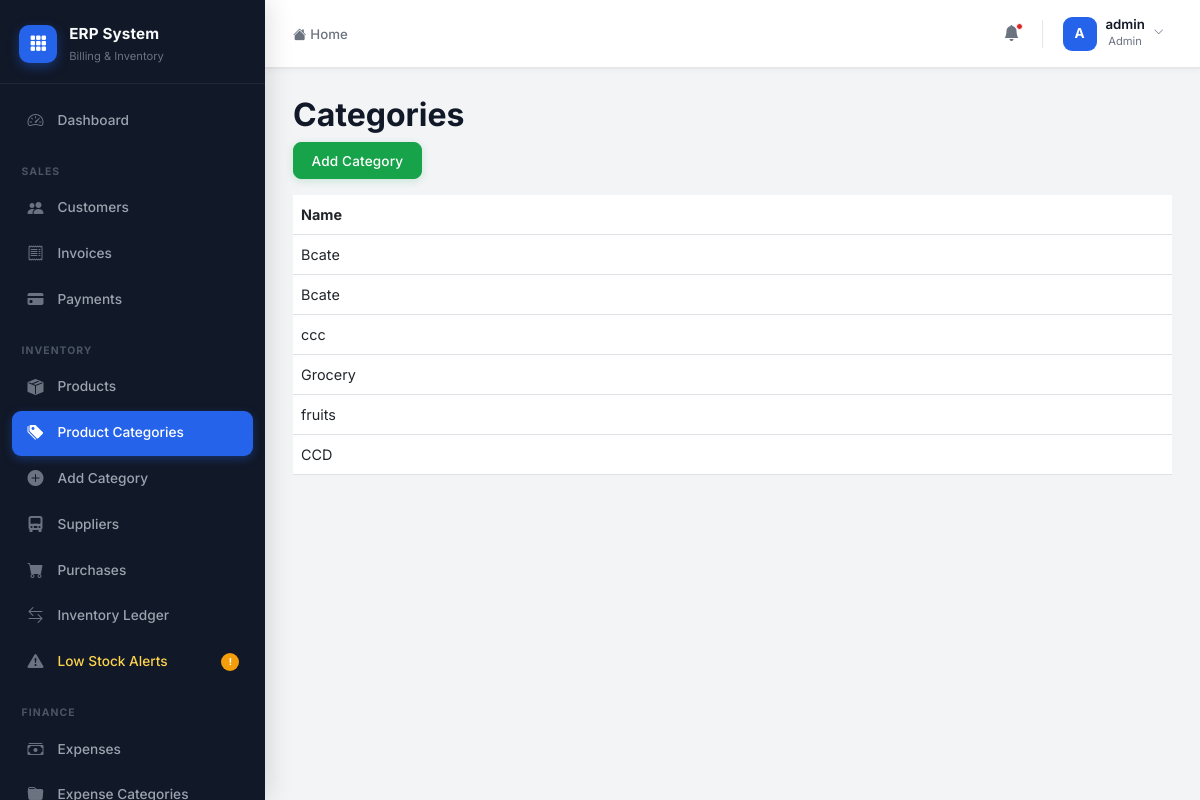
Page /products/categories/ (signed in) on the committed database.
### accounts/models.py (models this page shows)
class CustomUser(AbstractUser):
    ROLE_CHOICES = (
        ('admin', 'Admin'),
        ('staff', 'Staff'),
        ('accountant', 'Accountant'),
    )
    role = models.CharField(max_length=20, choices=ROLE_CHOICES, default='staff')
    phone = models.CharField(max_length=15, blank=True, null=True)

### products/models.py (models this page shows, shortened)
class Category(models.Model):
    name = models.CharField(max_length=100)

### products/views.py (the view)
# urls.py: path('categories/', category_list, name='category_list'),
@login_required
def category_list(request):
    categories = Category.objects.all()
    return render(request, 'products/category_list.html', {
        'categories': categories
    })

### templates/products/category_list.html
{% extends 'layouts/admin_base.html' %}
{% block admin_content %}
<h2>Categories</h2>
<a href="{% url 'add_category' %}" class="btn btn-success mb-3">
    Add Category
</a>
<table class="table">
    <tr>
        <th>Name</th>
    </tr>
    {% for cat in categories %}
    <tr>
        <td>{{ cat.name }}</td>
    </tr>
    {% endfor %}
</table>
{% endblock %}

### templates/layouts/admin_base.html (shortened to what this page needs)
{% extends 'base.html' %}
{% block content %}
<div class="erp-shell">
    <aside class="erp-sidebar" id="erpSidebar">
        <div class="sidebar-logo">
            <div class="logo-icon">
                <i class="bi bi-grid-3x3-gap-fill"></i>
            </div>
            <div class="logo-text">
                <span class="logo-name">ERP System</span>
                <span class="logo-sub">Billing & Inventory</span>
            </div>
        </div>
        <nav class="sidebar-nav" id="sidebarNav">
            <a href="{% url 'admin_dashboard' %}"
               class="nav-item {% if request.resolver_match.url_name == 'admin_dashboard' %}active{% endif %}">
                <span class="nav-icon"><i class="bi bi-speedometer2"></i></span>
                <span class="nav-label">Dashboard</span>
            </a>
            <div class="nav-section-label">Sales</div>
            <a href="{% url 'customer_list' %}"
               class="nav-item {% if 'customer' in request.resolver_match.url_name %}active{% endif %}">
                <span class="nav-icon"><i class="bi bi-people-fill"></i></span>
                <span class="nav-label">Customers</span>
            </a>
            <a href="{% url 'invoice_list' %}"
               class="nav-item {% if 'invoice' in request.resolver_match.url_name %}active{% endif %}">
                <span class="nav-icon"><i class="bi bi-receipt"></i></span>
                <span class="nav-label">Invoices</span>
            </a>
            {% if request.user.role == 'admin' or request.user.role == 'accountant' %}
            <a href="{% url 'payment_list' %}"
               class="nav-item {% if 'payment' in request.resolver_match.url_name %}active{% endif %}">
                <span class="nav-icon"><i class="bi bi-credit-card-fill"></i></span>
                <span class="nav-label">Payments</span>
            </a>
            {% endif %}
            <div class="nav-section-label">Inventory</div>
            <a href="{% url 'product_list' %}"
               class="nav-item {% if request.resolver_match.url_name == 'product_list' %}active{% endif %}">
                <span class="nav-icon"><i class="bi bi-box-seam-fill"></i></span>
                <span class="nav-label">Products</span>
            </a>
            {% if request.user.role == 'admin' %}
            <a href="{% url 'category_list' %}"
               class="nav-item {% if 'category' in request.resolver_match.url_name %}active{% endif %}">
                <span class="nav-icon"><i class="bi bi-tags-fill"></i></span>
                <span class="nav-label">Product Categories</span>
            </a>
            <a href="{% url 'add_category' %}"
               class="nav-item {% if request.resolver_match.url_name == 'add_category' %}active{% endif %}">
                <span class="nav-icon"><i class="bi bi-plus-circle-fill"></i></span>
                <span class="nav-label">Add Category</span>
            </a>
            <a href="{% url 'supplier_list' %}"
               class="nav-item {% if 'supplier' in request.resolver_match.url_name %}active{% endif %}">
                <span class="nav-icon"><i class="bi bi-truck-front-fill"></i></span>
                <span class="nav-label">Suppliers</span>
            </a>
            <a href="{% url 'purchase_list' %}"
               class="nav-item {% if 'purchase' in request.resolver_match.url_name %}active{% endif %}">
                <span class="nav-icon"><i class="bi bi-cart-fill"></i></span>
                <span class="nav-label">Purchases</span>
            </a>
            {% endif %}
            <a href="{% url 'stock_movement_list' %}"
               class="nav-item {% if 'stock' in request.resolver_match.url_name %}active{% endif %}">
                <span class="nav-icon"><i class="bi bi-arrow-left-right"></i></span>
                <span class="nav-label">Inventory Ledger</span>
            </a>
            <a href="{% url 'product_list' %}" class="nav-item nav-warning">
                <span class="nav-icon"><i class="bi bi-exclamation-triangle-fill"></i></span>
                <span class="nav-label">Low Stock Alerts</span>
                <span class="nav-badge">!</span>
            </a>
            {% if request.user.role == 'admin' or request.user.role == 'accountant' %}
            <div class="nav-section-label">Finance</div>
            <a href="{% url 'expense_list' %}"
               class="nav-item {% if 'expense' in request.resolver_match.url_name %}active{% endif %}">
                <span class="nav-icon"><i class="bi bi-cash-stack"></i></span>
                <span class="nav-label">Expenses</span>
            </a>
            <a href="{% url 'expense_category_list' %}"
               class="nav-item {% if 'expense_category' in request.resolver_match.url_name %}active{% endif %}">
                <span class="nav-icon"><i class="bi bi-folder-fill"></i></span>
                <span class="nav-label">Expense Categories</span>
            </a>
            {% endif %}
        </nav>
    </aside>
    <div class="erp-main">
        <header class="erp-topbar">
            <div class="topbar-left">
                <nav aria-label="breadcrumb">
                    <ol class="breadcrumb mb-0">
                        <li class="breadcrumb-item">
                            <a href="{% url 'admin_dashboard' %}">
                                <i class="bi bi-house-fill me-1"></i>Home
                            </a>
                        </li>
                    </ol>
                </nav>
            </div>
            <div class="topbar-right">
                <button class="topbar-icon-btn" title="Notifications">
                    <i class="bi bi-bell-fill"></i>
                    <span class="notif-dot"></span>
                </button>
                <div class="dropdown">
                    <button class="topbar-user-btn dropdown-toggle" data-bs-toggle="dropdown" aria-expanded="false">
                        <div class="topbar-avatar">
                            {{ request.user.username|slice:":1"|upper }}
                        </div>
                        <div class="topbar-user-info d-none d-sm-block">
                            <div class="topbar-username">{{ request.user.username }}</div>
                            <div class="topbar-userrole">{{ request.user.role|title }}</div>
                        </div>
                        <i class="bi bi-chevron-down topbar-chevron d-none d-sm-block"></i>
                    </button>
                </div>
            </div>
        </header>
        <main class="erp-page-content page-content">
            {% block admin_content %}{% endblock %}
        </main>
    </div>
</div>
{% endblock %}

### templates/base.html (style rules this page uses)
:root { --primary: #2563EB; --primary-hover: #1D4ED8; --primary-light: #EFF6FF; --sidebar-bg: #111827; --sidebar-hover: #1F2937; --sidebar-active: #1F2937; --success: #16A34A; --danger: #DC2626; --warning: #F59E0B; --bg: #F3F4F6; --card-bg: #FFFFFF; --text-primary: #111827; --text-secondary: #6B7280; --border: #E5E7EB; --shadow-card: 0 4px 20px rgba(0,0,0,0.05); --shadow-sidebar: 4px 0 24px rgba(0,0,0,0.12); --radius-sm: 8px; --radius-md: 12px; --radius-lg: 16px; --topbar-h: 68px; --sidebar-w: 265px; --transition: all 0.22s cubic-bezier(0.4,0,0.2,1); }
*, *::before, *::after { box-sizing: border-box; }
body { font-family: 'Inter', sans-serif; background: var(--bg); color: var(--text-primary); font-size: 0.9rem; line-height: 1.6; -webkit-font-smoothing: antialiased; }
h1,h2,h3,h4,h5,h6 { font-weight: 700; color: var(--text-primary); }
a { text-decoration: none; }
.page-content { animation: fadeInUp 0.35s ease forwards; }
.btn { font-family: 'Inter', sans-serif; font-weight: 500; font-size: 0.85rem; border-radius: var(--radius-sm); padding: 0.45rem 1.1rem; transition: var(--transition); display: inline-flex; align-items: center; gap: 0.4rem; letter-spacing: 0.01em; }
.btn-success { background: var(--success); border-color: var(--success); box-shadow: 0 2px 8px rgba(22,163,74,0.2); }
.erp-topbar { height: var(--topbar-h); background: var(--card-bg); border-bottom: 1px solid var(--border); display: flex; align-items: center; justify-content: space-between; padding: 0 1.75rem; position: sticky; top: 0; z-index: 100; box-shadow: 0 1px 0 var(--border), 0 2px 8px rgba(0,0,0,0.04); }

### rows in the picture
CustomUser: user.username "A", user.username "admin", user.role "Admin"
Category: name "Bcate"
Category: name "Bcate"
Category: name "ccc"
Category: name "Grocery"
Category: name "fruits"
Category: name "CCD"
